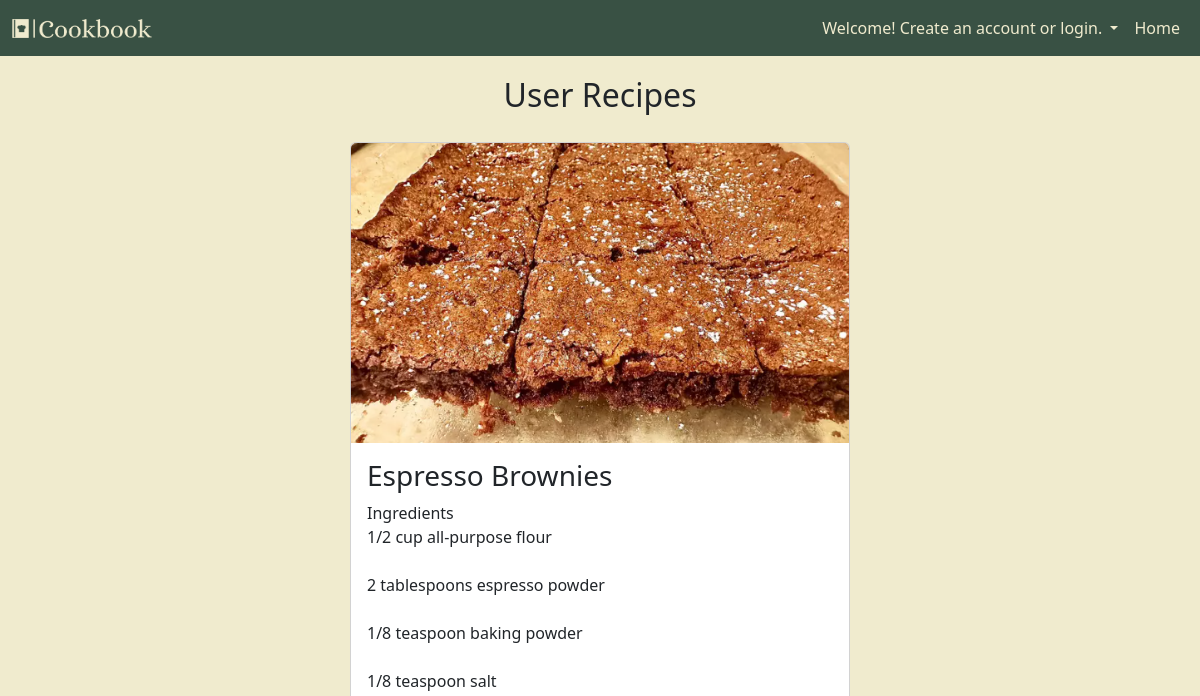
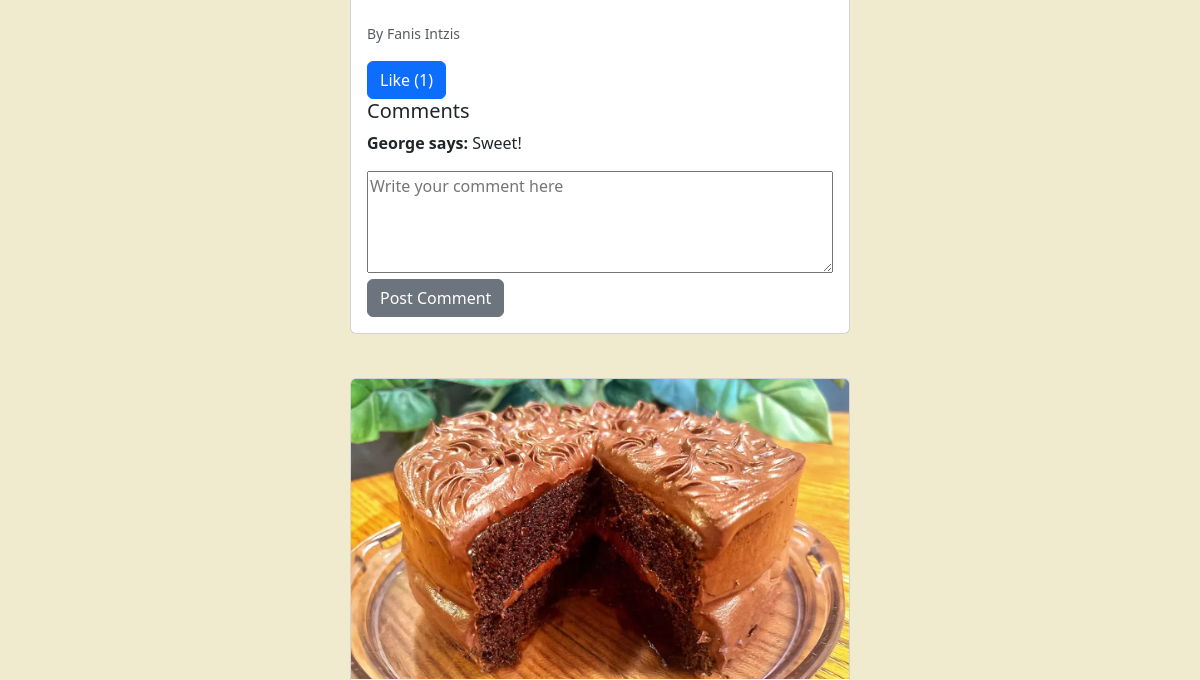
Page /homepage.php (upper part) on the earlier database version (2 pictures, top to bottom).
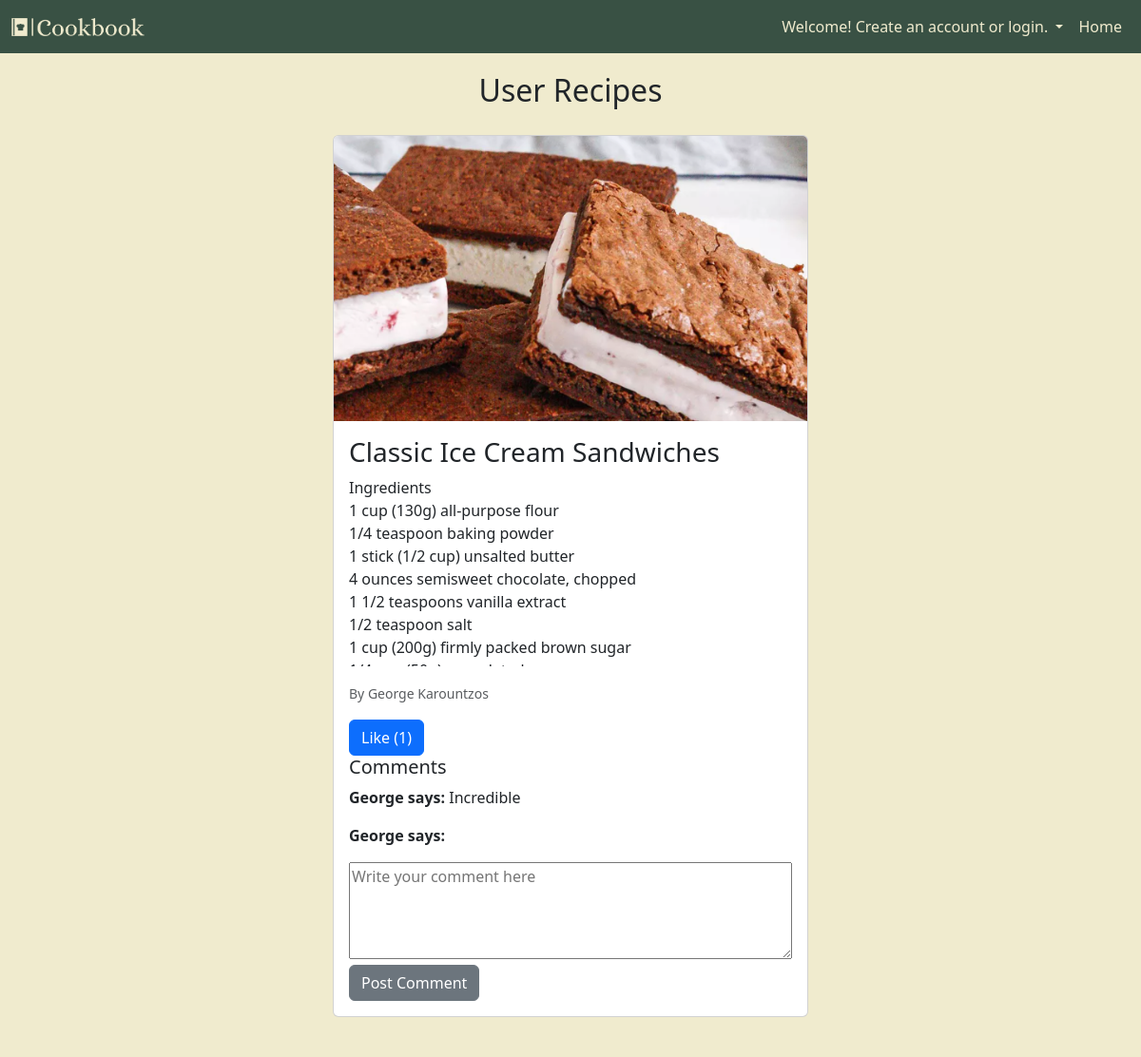
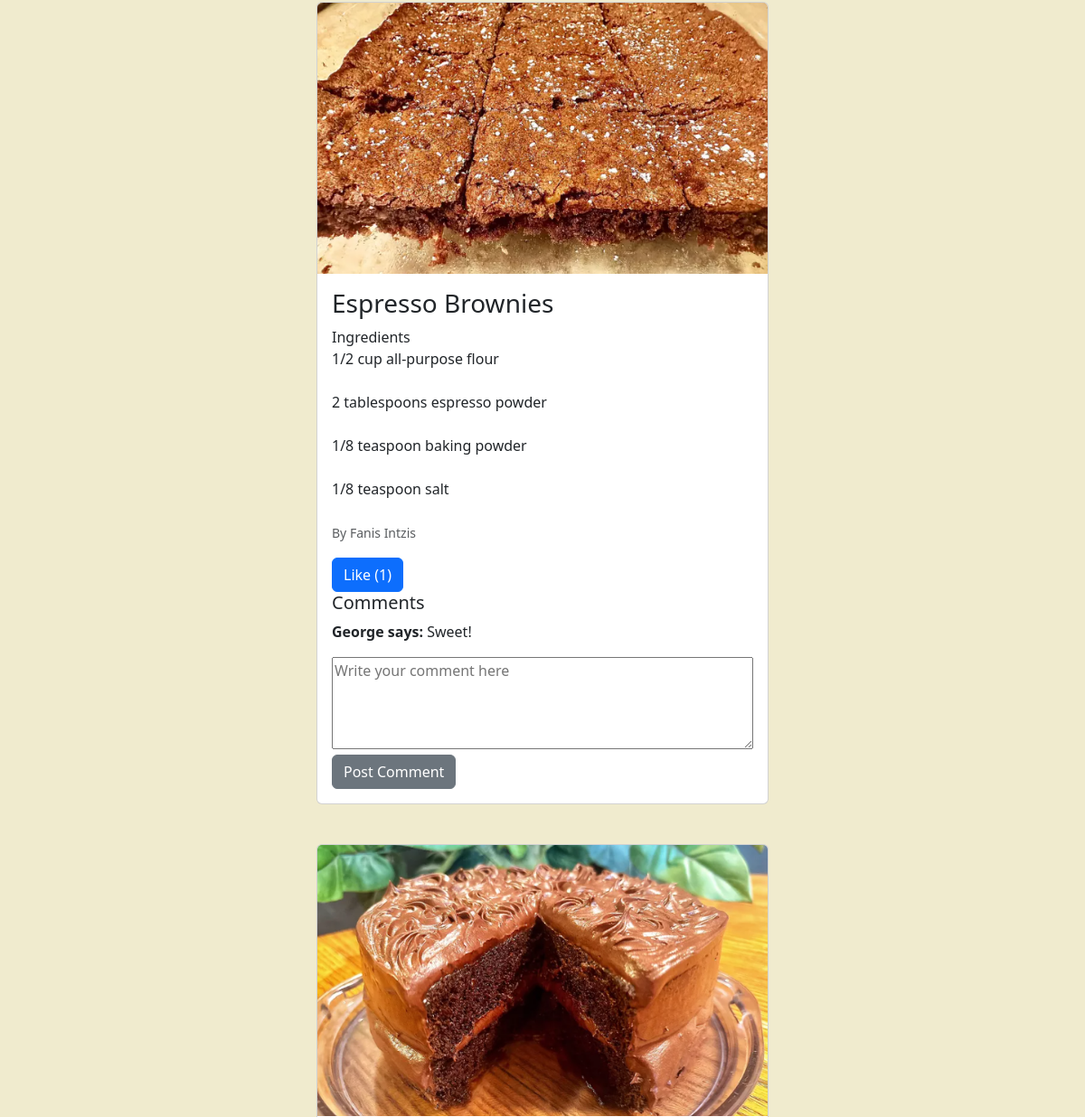
Same page on the later database version (2 pictures, top to bottom).
### tables this page shows
CREATE TABLE `recipes` (
  `id` int(11) NOT NULL,
  `rname` varchar(255) NOT NULL,
  `rdescription` varchar(9999) NOT NULL,
  `rimage` varchar(255) NOT NULL,
  `user_id` int(11) DEFAULT NULL,
  `rlikes` int(11) DEFAULT 0
);

CREATE TABLE `users` (
  `id` int(11) NOT NULL,
  `fname` varchar(50) NOT NULL,
  `lname` varchar(50) NOT NULL,
  `email` varchar(255) NOT NULL,
  `password` varchar(255) NOT NULL,
  `avatar` varchar(255) DEFAULT NULL
);

CREATE TABLE `comments` (
  `id` int(11) NOT NULL,
  `recipe_id` int(11) NOT NULL,
  `user_id` int(11) NOT NULL,
  `comment_text` text NOT NULL,
  `comment_date` timestamp NOT NULL DEFAULT current_timestamp()
);

### homepage.php (the view, shortened to what this page needs)
<!DOCTYPE html>
<html lang="en">
<head>
    <link href="https://cdn.jsdelivr.net/npm/bootstrap@5.3.3/dist/css/bootstrap.min.css" rel="stylesheet">
    <link rel="stylesheet" href="css\style.css">
</head>
<body>
    <?php
    include 'user_header.php';
    ?>
    <section id="recipe_posts">
        <div class="container">
            <?php
            include 'connect.php';
            $query = "SELECT r.*, u.fname, u.lname, u.avatar FROM recipes r INNER JOIN users u ON r.user_id = u.id ORDER BY r.id DESC";
            $result = mysqli_query($conn, $query);
            if ($result && mysqli_num_rows($result) > 0) {
                echo "<h2 class='title-for-recipes'>User Recipes</h2>";
                echo "<div class='container cards'>";
                echo "<div class='row'>";
                while ($row = mysqli_fetch_assoc($result)) {
                    $recipeId = $row['id'];
                    echo "<div class='post-feed col-12 mb-4 m-auto'>";
                    echo "<div class='card'>";
                    echo "<img class='card-img-top fixed-size' src='uploadedImages/" . htmlspecialchars($row['rimage']) . "' alt='" . htmlspecialchars($row['rname']) . "'>";
                    echo "<div class='card-body'>";
                    echo "<h3 class='card-title'>" . htmlspecialchars($row['rname']) . "</h3>";
                    echo "<p class='card-text'>" . htmlspecialchars($row['rdescription']) . "</p>";
                    echo "<p class='card-text'><small class='text-muted'>By " . htmlspecialchars($row['fname']) . " " . htmlspecialchars($row['lname']) . "</small></p>";
                    echo "<div class='like-section'>";
                    echo "<button class='btn btn-primary like-button' data-recipe-id='" . $row['id'] . "'>";
                    echo "Like (<span class='like-count'>" . $row['rlikes'] . "</span>)";
                    echo "</button>";
                    echo "</div>";
                    echo "<div class='comment-section'>";
                    $commentsQuery = "SELECT c.*, u.fname FROM comments c INNER JOIN users u ON c.user_id = u.id WHERE c.recipe_id = $recipeId ORDER BY c.comment_date DESC";
                    $commentsResult = mysqli_query($conn, $commentsQuery);
                    if ($commentsResult && mysqli_num_rows($commentsResult) > 0) {
                        echo "<h5>Comments</h5>";
                        while ($comment = mysqli_fetch_assoc($commentsResult)) {
                            echo "<p><strong>" . htmlspecialchars($comment['fname']) . " says: </strong> " . htmlspecialchars($comment['comment_text']) . "</p>";
                        }
                    } else {
                        echo "<p>No comments yet.</p>";
                    }
                    echo "<form action='post_comment.php' method='POST'>";
                    echo "<textarea name='comment_text' rows='4' cols='50' placeholder='Write your comment here'></textarea>";
                    echo "<button type='submit' class='btn btn-secondary'>Post Comment</button>";
                    echo "</form>";
                    echo "</div>";
                    echo "</div>";
                    echo "</div>";
                    echo "</div>";
                }
                echo "</div>";
                echo "</div>";
            } else {
                echo "<h3 class='text-center error-msg'> No recipes have been uploaded yet. Upload by logging in or registering!</h3>";
            }
            ?>
        </div>
    </section>
</body>
</html>

### user_header.php (shortened to what this page needs)
<header>
    <nav class="navbar navbar-expand-lg">
        <div class="container-fluid">
            <a class="navbar-brand" href="homepage.php"><img src="images/logo-no-background.png" alt="cb-logo"></a>
            <div class="collapse navbar-collapse" id="navbarSupportedContent">
                <ul class="navbar-nav mb-2 mb-lg-0 ms-auto">
                    <?php
                    if (isset($_SESSION["fname"])) {
                    ?>
                        <li class="nav-item">
                            <a class="nav-link" href="profilepage.php"><?php echo $_SESSION["fname"] . " " . $_SESSION["lname"] ?></a>
                        </li>
                        <li class="nav-item">
                            <a class="nav-link" aria-current="page" href="recipeupload.php">Share your Recipe</a>
                        </li>
                        <li class="nav-item btn-group dropstart">
                            <a class="nav-link dropdown-toggle" href="#" role="button" data-bs-toggle="dropdown" aria-expanded="false">Settings
                            </a>
                            <ul class="dropdown-menu">
                                <form action="logout.php" method="POST">
                                    <a class="dropdown-item text-center" href="settings.php">Settings</a>
                                    <div class="text-center">
                                        <button type="submit" name="logout" class="btn btn-danger">Disconnect</button>
                                    </div>
                                </form>
                            </ul>
                        </li>
                    <?php } else {
                    ?>
                        <li class="nav-item btn-group">
                            <a class="nav-link dropdown-toggle" href="#" role="button" data-bs-toggle="dropdown" aria-expanded="false">
                                Welcome! Create an account or login.
                            </a>
                        </li>
                        <li class="nav-item">
                            <a class="nav-link" aria-current="page" href="homepage.php">Home</a>
                        </li>
                    <?php } ?>
                </ul>
            </div>
        </div>
    </nav>
</header>

### css/style.css (style rules this page uses)
:root { --maincolor: #395144; --secondary: #f0ebce; font-size: 16px; font-family: "Montserrat", sans-serif; font-weight: 500; font-style: normal; }
body { background-color: var(--secondary); }
nav { background-color: var(--maincolor); }
.nav-item .nav-link { color: var(--secondary); }
.navbar-brand img { margin-bottom: 3px; }
nav img { width: 140px; height: auto; }
textarea { max-width: 100%; max-height: 200px; min-width: 100%; min-height: 100px; }
.card-text { white-space: pre-wrap; overflow: auto; max-height: 200px; }
.cards { display: flex; flex-direction: column; align-items: center; justify-content: center; }
.post-feed { display: flex; width: 100%; justify-content: center; }
.card { display: flex; width: 500px; margin-bottom: 20px; }
.title-for-recipes { display: flex; justify-content: center; align-items: center; padding: 20px; }
.fixed-size { height: 300px; object-fit: cover; display: block; margin: 0 auto; }

Differences in the rows shown:
added recipes: rimage (picture), rname "Classic Ice Cream Sandwiches", rdescription "Ingredients 1 cup (130g) all-purpose flour 1/4 teaspoon baking powder 1 stick (1/2 cup) unsalted butter 4 ounces semisweet chocolate, chopped 1 1/2 teaspoons vanilla extract 1/2 teaspoon salt 1 cup (200g) firmly packed brown sugar…", user.fname "George", user.lname "Karountzos", rlikes "1"
added comments: user.fname "George", comment_text "Incredible", shown under "Classic Ice Cream Sandwiches"
added comments: user.fname "George", shown under "Classic Ice Cream Sandwiches"
